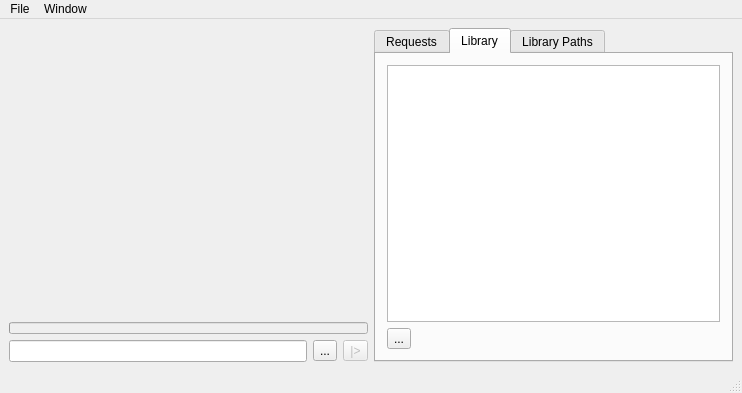
<?xml version="1.0" encoding="UTF-8"?>
<ui version="4.0">
 <class>Karaoke</class>
 <widget class="QMainWindow" name="Karaoke">
  <property name="geometry">
   <rect>
    <x>0</x>
    <y>0</y>
    <width>742</width>
    <height>393</height>
   </rect>
  </property>
  <property name="windowTitle">
   <string>Karaoke</string>
  </property>
  <widget class="QWidget" name="centralWidget">
   <layout class="QHBoxLayout" name="horizontalLayout_2">
    <property name="spacing">
     <number>6</number>
    </property>
    <property name="leftMargin">
     <number>9</number>
    </property>
    <property name="topMargin">
     <number>9</number>
    </property>
    <property name="rightMargin">
     <number>9</number>
    </property>
    <property name="bottomMargin">
     <number>9</number>
    </property>
    <item>
     <widget class="QWidget" name="widget_2" native="true">
      <layout class="QVBoxLayout" name="verticalLayout_2">
       <property name="spacing">
        <number>6</number>
       </property>
       <property name="leftMargin">
        <number>0</number>
       </property>
       <property name="topMargin">
        <number>0</number>
       </property>
       <property name="rightMargin">
        <number>0</number>
       </property>
       <property name="bottomMargin">
        <number>0</number>
       </property>
       <item>
        <widget class="CDG" name="cdgDisplay" native="true">
         <property name="sizePolicy">
          <sizepolicy hsizetype="Preferred" vsizetype="Preferred">
           <horstretch>0</horstretch>
           <verstretch>0</verstretch>
          </sizepolicy>
         </property>
         <property name="minimumSize">
          <size>
           <width>300</width>
           <height>216</height>
          </size>
         </property>
        </widget>
       </item>
       <item>
        <widget class="QProgressBar" name="progressBar">
         <property name="enabled">
          <bool>false</bool>
         </property>
         <property name="sizePolicy">
          <sizepolicy hsizetype="Expanding" vsizetype="Fixed">
           <horstretch>0</horstretch>
           <verstretch>0</verstretch>
          </sizepolicy>
         </property>
         <property name="minimumSize">
          <size>
           <width>0</width>
           <height>0</height>
          </size>
         </property>
         <property name="maximumSize">
          <size>
           <width>16777215</width>
           <height>12</height>
          </size>
         </property>
         <property name="value">
          <number>0</number>
         </property>
         <property name="orientation">
          <enum>Qt::Horizontal</enum>
         </property>
         <property name="invertedAppearance">
          <bool>false</bool>
         </property>
         <property name="format">
          <string/>
         </property>
        </widget>
       </item>
       <item>
        <widget class="QWidget" name="widget" native="true">
         <property name="sizePolicy">
          <sizepolicy hsizetype="Preferred" vsizetype="Maximum">
           <horstretch>0</horstretch>
           <verstretch>0</verstretch>
          </sizepolicy>
         </property>
         <layout class="QHBoxLayout" name="horizontalLayout">
          <property name="leftMargin">
           <number>0</number>
          </property>
          <property name="topMargin">
           <number>0</number>
          </property>
          <property name="rightMargin">
           <number>0</number>
          </property>
          <property name="bottomMargin">
           <number>0</number>
          </property>
          <item>
           <widget class="QLineEdit" name="lineEdit">
            <property name="text">
             <string/>
            </property>
           </widget>
          </item>
          <item>
           <widget class="QToolButton" name="btnFile">
            <property name="text">
             <string>...</string>
            </property>
            <property name="icon">
             <iconset>
              <normalon>:/assets/media-eject.png</normalon>
             </iconset>
            </property>
           </widget>
          </item>
          <item>
           <widget class="QToolButton" name="btnPlay">
            <property name="enabled">
             <bool>false</bool>
            </property>
            <property name="text">
             <string>|&gt;</string>
            </property>
            <property name="icon">
             <iconset>
              <normalon>:/assets/media-playback-start.png</normalon>
             </iconset>
            </property>
            <property name="checkable">
             <bool>true</bool>
            </property>
           </widget>
          </item>
         </layout>
        </widget>
       </item>
      </layout>
     </widget>
    </item>
    <item>
     <widget class="QTabWidget" name="tabWidget">
      <property name="currentIndex">
       <number>1</number>
      </property>
      <widget class="QWidget" name="requests">
       <attribute name="title">
        <string>Requests</string>
       </attribute>
       <layout class="QVBoxLayout" name="verticalLayout">
        <item>
         <widget class="QListView" name="requestsList"/>
        </item>
        <item>
         <widget class="QWidget" name="widget_3" native="true">
          <layout class="QHBoxLayout" name="horizontalLayout_3">
           <property name="leftMargin">
            <number>0</number>
           </property>
           <property name="topMargin">
            <number>0</number>
           </property>
           <property name="rightMargin">
            <number>0</number>
           </property>
           <property name="bottomMargin">
            <number>0</number>
           </property>
           <item>
            <widget class="QToolButton" name="btnStartReq">
             <property name="enabled">
              <bool>false</bool>
             </property>
             <property name="text">
              <string>...</string>
             </property>
             <property name="icon">
              <iconset>
               <normalon>:/assets/media-skip-backward.png</normalon>
              </iconset>
             </property>
            </widget>
           </item>
           <item>
            <spacer name="horizontalSpacer_2">
             <property name="orientation">
              <enum>Qt::Horizontal</enum>
             </property>
             <property name="sizeHint" stdset="0">
              <size>
               <width>40</width>
               <height>20</height>
              </size>
             </property>
            </spacer>
           </item>
           <item>
            <widget class="QToolButton" name="btnReqRefresh">
             <property name="text">
              <string>...</string>
             </property>
             <property name="icon">
              <iconset>
               <normalon>:/assets/view-refresh.png</normalon>
              </iconset>
             </property>
            </widget>
           </item>
           <item>
            <spacer name="horizontalSpacer">
             <property name="orientation">
              <enum>Qt::Horizontal</enum>
             </property>
             <property name="sizeHint" stdset="0">
              <size>
               <width>40</width>
               <height>20</height>
              </size>
             </property>
            </spacer>
           </item>
           <item>
            <widget class="QToolButton" name="toolButton">
             <property name="text">
              <string>...</string>
             </property>
            </widget>
           </item>
          </layout>
         </widget>
        </item>
       </layout>
      </widget>
      <widget class="QWidget" name="tabLibrary">
       <attribute name="title">
        <string>Library</string>
       </attribute>
       <layout class="QVBoxLayout" name="verticalLayout_4">
        <item>
         <widget class="QTableView" name="listLibrary">
          <property name="gridStyle">
           <enum>Qt::NoPen</enum>
          </property>
          <property name="sortingEnabled">
           <bool>false</bool>
          </property>
          <attribute name="horizontalHeaderStretchLastSection">
           <bool>true</bool>
          </attribute>
         </widget>
        </item>
        <item>
         <widget class="QWidget" name="widget_5" native="true">
          <layout class="QHBoxLayout" name="horizontalLayout_5">
           <property name="leftMargin">
            <number>0</number>
           </property>
           <property name="topMargin">
            <number>0</number>
           </property>
           <property name="rightMargin">
            <number>0</number>
           </property>
           <property name="bottomMargin">
            <number>0</number>
           </property>
           <item>
            <widget class="QToolButton" name="btnLibStart">
             <property name="text">
              <string>...</string>
             </property>
             <property name="icon">
              <iconset>
               <normalon>:/assets/media-skip-backward.png</normalon>
              </iconset>
             </property>
            </widget>
           </item>
           <item>
            <spacer name="horizontalSpacer_4">
             <property name="orientation">
              <enum>Qt::Horizontal</enum>
             </property>
             <property name="sizeHint" stdset="0">
              <size>
               <width>40</width>
               <height>20</height>
              </size>
             </property>
            </spacer>
           </item>
          </layout>
         </widget>
        </item>
       </layout>
      </widget>
      <widget class="QWidget" name="tabLibraryPaths">
       <attribute name="title">
        <string>Library Paths</string>
       </attribute>
       <layout class="QVBoxLayout" name="verticalLayout_3">
        <item>
         <widget class="QListView" name="listPaths"/>
        </item>
        <item>
         <widget class="QWidget" name="widget_4" native="true">
          <layout class="QHBoxLayout" name="horizontalLayout_4">
           <property name="leftMargin">
            <number>0</number>
           </property>
           <property name="topMargin">
            <number>0</number>
           </property>
           <property name="rightMargin">
            <number>0</number>
           </property>
           <property name="bottomMargin">
            <number>0</number>
           </property>
           <item>
            <widget class="QToolButton" name="refreshPaths">
             <property name="text">
              <string>...</string>
             </property>
             <property name="icon">
              <iconset>
               <normalon>:/assets/view-refresh.png</normalon>
              </iconset>
             </property>
            </widget>
           </item>
           <item>
            <spacer name="horizontalSpacer_3">
             <property name="orientation">
              <enum>Qt::Horizontal</enum>
             </property>
             <property name="sizeHint" stdset="0">
              <size>
               <width>40</width>
               <height>20</height>
              </size>
             </property>
            </spacer>
           </item>
           <item>
            <widget class="QToolButton" name="btnAddLib">
             <property name="text">
              <string>...</string>
             </property>
            </widget>
           </item>
           <item>
            <widget class="QToolButton" name="toolButton_2">
             <property name="enabled">
              <bool>false</bool>
             </property>
             <property name="text">
              <string>...</string>
             </property>
            </widget>
           </item>
          </layout>
         </widget>
        </item>
       </layout>
      </widget>
     </widget>
    </item>
   </layout>
  </widget>
  <widget class="QMenuBar" name="menuBar">
   <property name="geometry">
    <rect>
     <x>0</x>
     <y>0</y>
     <width>742</width>
     <height>27</height>
    </rect>
   </property>
   <widget class="QMenu" name="menuWindow">
    <property name="title">
     <string>Window</string>
    </property>
    <addaction name="actionLyrics_Window"/>
   </widget>
   <widget class="QMenu" name="menuFile">
    <property name="title">
     <string>File</string>
    </property>
    <addaction name="actionExit"/>
   </widget>
   <addaction name="menuFile"/>
   <addaction name="menuWindow"/>
  </widget>
  <widget class="QStatusBar" name="statusBar"/>
  <action name="actionLyrics_Window">
   <property name="checkable">
    <bool>true</bool>
   </property>
   <property name="text">
    <string>Lyrics Window</string>
   </property>
   <property name="shortcut">
    <string>Ctrl+L</string>
   </property>
   <property name="shortcutContext">
    <enum>Qt::WindowShortcut</enum>
   </property>
  </action>
  <action name="actionExit">
   <property name="text">
    <string>Exit</string>
   </property>
  </action>
 </widget>
 <layoutdefault spacing="6" margin="11"/>
 <customwidgets>
  <customwidget>
   <class>CDG</class>
   <extends>QWidget</extends>
   <header>widgets/cdg.h</header>
   <container>1</container>
  </customwidget>
 </customwidgets>
 <resources/>
 <connections>
  <connection>
   <sender>btnFile</sender>
   <signal>clicked()</signal>
   <receiver>Karaoke</receiver>
   <slot>selectFile()</slot>
   <hints>
    <hint type="sourcelabel">
     <x>451</x>
     <y>402</y>
    </hint>
    <hint type="destinationlabel">
     <x>240</x>
     <y>253</y>
    </hint>
   </hints>
  </connection>
  <connection>
   <sender>btnPlay</sender>
   <signal>clicked(bool)</signal>
   <receiver>Karaoke</receiver>
   <slot>playPushed(bool)</slot>
   <hints>
    <hint type="sourcelabel">
     <x>472</x>
     <y>339</y>
    </hint>
    <hint type="destinationlabel">
     <x>246</x>
     <y>196</y>
    </hint>
   </hints>
  </connection>
  <connection>
   <sender>actionExit</sender>
   <signal>triggered()</signal>
   <receiver>Karaoke</receiver>
   <slot>close()</slot>
   <hints>
    <hint type="sourcelabel">
     <x>-1</x>
     <y>-1</y>
    </hint>
    <hint type="destinationlabel">
     <x>370</x>
     <y>196</y>
    </hint>
   </hints>
  </connection>
  <connection>
   <sender>btnAddLib</sender>
   <signal>clicked()</signal>
   <receiver>Karaoke</receiver>
   <slot>addLibraryPath()</slot>
   <hints>
    <hint type="sourcelabel">
     <x>672</x>
     <y>325</y>
    </hint>
    <hint type="destinationlabel">
     <x>370</x>
     <y>196</y>
    </hint>
   </hints>
  </connection>
  <connection>
   <sender>refreshPaths</sender>
   <signal>clicked()</signal>
   <receiver>Karaoke</receiver>
   <slot>refreshPath()</slot>
   <hints>
    <hint type="sourcelabel">
     <x>408</x>
     <y>325</y>
    </hint>
    <hint type="destinationlabel">
     <x>370</x>
     <y>196</y>
    </hint>
   </hints>
  </connection>
  <connection>
   <sender>btnLibStart</sender>
   <signal>clicked()</signal>
   <receiver>Karaoke</receiver>
   <slot>librarySelect()</slot>
   <hints>
    <hint type="sourcelabel">
     <x>399</x>
     <y>334</y>
    </hint>
    <hint type="destinationlabel">
     <x>370</x>
     <y>196</y>
    </hint>
   </hints>
  </connection>
 </connections>
 <slots>
  <slot>playPushed(bool)</slot>
  <slot>selectFile()</slot>
  <slot>addLibraryPath()</slot>
  <slot>refreshPath()</slot>
  <slot>librarySelect()</slot>
 </slots>
</ui>
